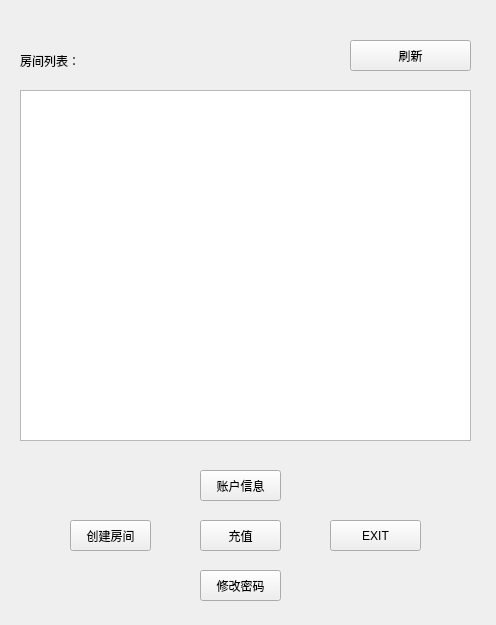
<?xml version="1.0" encoding="UTF-8"?>
<ui version="4.0">
 <class>UserUi</class>
 <widget class="QWidget" name="UserUi">
  <property name="geometry">
   <rect>
    <x>0</x>
    <y>0</y>
    <width>496</width>
    <height>625</height>
   </rect>
  </property>
  <property name="windowTitle">
   <string>Form</string>
  </property>
  <widget class="QPushButton" name="btn_flashroom">
   <property name="geometry">
    <rect>
     <x>350</x>
     <y>40</y>
     <width>121</width>
     <height>31</height>
    </rect>
   </property>
   <property name="text">
    <string>刷新</string>
   </property>
  </widget>
  <widget class="QLabel" name="label">
   <property name="geometry">
    <rect>
     <x>20</x>
     <y>50</y>
     <width>101</width>
     <height>21</height>
    </rect>
   </property>
   <property name="text">
    <string>房间列表：</string>
   </property>
  </widget>
  <widget class="QListWidget" name="list_room">
   <property name="geometry">
    <rect>
     <x>20</x>
     <y>90</y>
     <width>451</width>
     <height>351</height>
    </rect>
   </property>
  </widget>
  <widget class="QPushButton" name="btn_makeroom">
   <property name="geometry">
    <rect>
     <x>70</x>
     <y>520</y>
     <width>81</width>
     <height>31</height>
    </rect>
   </property>
   <property name="text">
    <string>创建房间</string>
   </property>
  </widget>
  <widget class="QPushButton" name="btn_exit">
   <property name="geometry">
    <rect>
     <x>330</x>
     <y>520</y>
     <width>91</width>
     <height>31</height>
    </rect>
   </property>
   <property name="text">
    <string>EXIT</string>
   </property>
  </widget>
  <widget class="QPushButton" name="btn_user_info">
   <property name="geometry">
    <rect>
     <x>200</x>
     <y>470</y>
     <width>81</width>
     <height>31</height>
    </rect>
   </property>
   <property name="text">
    <string>账户信息</string>
   </property>
  </widget>
  <widget class="QPushButton" name="btn_modify_password">
   <property name="geometry">
    <rect>
     <x>200</x>
     <y>570</y>
     <width>81</width>
     <height>31</height>
    </rect>
   </property>
   <property name="text">
    <string>修改密码</string>
   </property>
  </widget>
  <widget class="QPushButton" name="btn_charge">
   <property name="geometry">
    <rect>
     <x>200</x>
     <y>520</y>
     <width>81</width>
     <height>31</height>
    </rect>
   </property>
   <property name="text">
    <string>充值</string>
   </property>
  </widget>
 </widget>
 <resources/>
 <connections/>
</ui>
